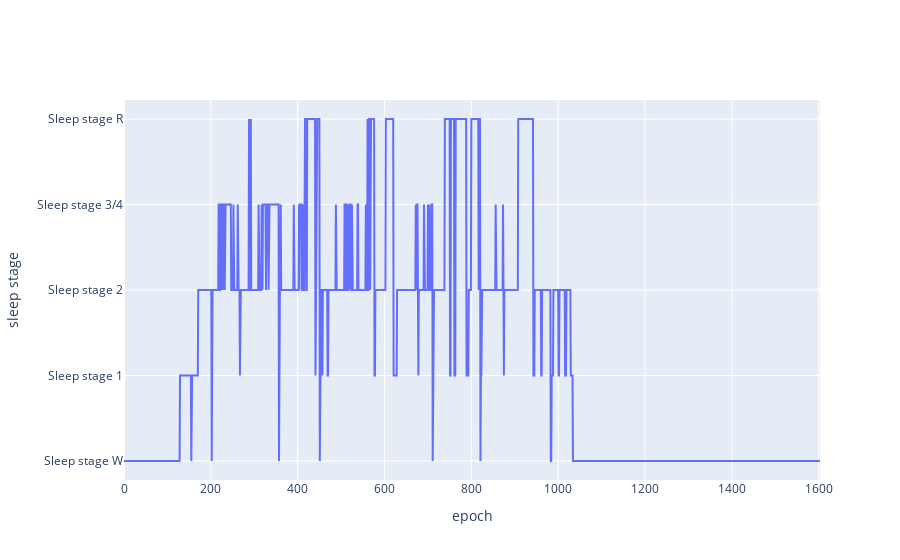

Notebook cell for this chart:
### Code cell
go.Figure(
    data=[
        go.Scatter(x=sample_epoch_df["epoch"].unique(), y=list(map(lambda x: ID2LABEL[x], sample_events)))
    ],
    layout=go.Layout(
        yaxis=dict(title="sleep stage"),
        xaxis=dict(title="epoch"),
    )
)

### Figure 1 — Plotly figure (JSON) as saved in the notebook; plotly's stock layout.template omitted (floating-point values rounded to 4 significant figures; data arrays with more than 128 entries replaced by an {"elided": "..."} marker saying what was removed)
{"data": [{"type": "scatter", "x": {"elided": "1604 int values"}, "y": {"elided": "1604 str values"}}], "layout": {"xaxis": {"title": {"text": "epoch"}}, "yaxis": {"title": {"text": "sleep stage"}}}}
